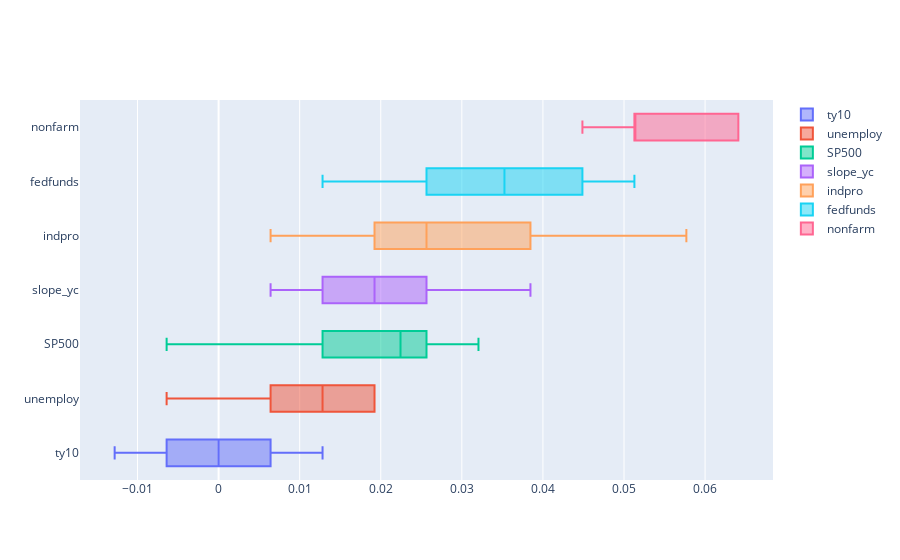

The cell this chart's notebook holds for it:
### Markdown cell above
### Permutation Importance

### Code cell
# Permutation Importance 
# see https://scikit-learn.org/stable/auto_examples/inspection/plot_permutation_importance.html
from sklearn.inspection import permutation_importance

result = permutation_importance(clf, X_test, y_test, n_repeats=10,
                                random_state=42, n_jobs=2)
sorted_idx = result.importances_mean.argsort()

fig = go.Figure()
for i in range(0, len(X_test.columns)):
    fig.add_trace(go.Box(x = result.importances[sorted_idx][i], name=X_test.columns[sorted_idx][i]))
fig.show()

### Figure 1 — Plotly figure (JSON) as saved in the notebook; plotly's stock layout.template omitted (floating-point values rounded to 4 significant figures)
{"data": [{"name": "ty10", "type": "box", "x": [0.00641, 0, 0, -0.00641, 0, 0.01282, -0.01282, 0, -0.00641, 0.00641]}, {"name": "unemploy", "type": "box", "x": [0.01923, 0.01923, -0.00641, 0.00641, 0.01923, 0.00641, 0.01282, 0.01282, 0, 0.01923]}, {"name": "SP500", "type": "box", "x": [0.01923, 0.02564, 0.02564, 0.02564, 0.03205, 0.02564, -0.00641, 0.01282, 0.00641, 0.01923]}, {"name": "slope_yc", "type": "box", "x": [0.01282, 0.03846, 0.01282, 0.00641, 0.02564, 0.03205, 0.01923, 0.01923, 0.01282, 0.01923]}, {"name": "indpro", "type": "box", "x": [0.03846, 0.05769, 0.01923, 0.05128, 0.02564, 0.01923, 0.02564, 0.00641, 0.03846, 0.01923]}, {"name": "fedfunds", "type": "box", "x": [0.04487, 0.03846, 0.03205, 0.01282, 0.04487, 0.02564, 0.05128, 0.03846, 0.03205, 0.01923]}, {"name": "nonfarm", "type": "box", "x": [0.05769, 0.05128, 0.0641, 0.05128, 0.0641, 0.04487, 0.05128, 0.05128, 0.05128, 0.0641]}], "layout": {}}
